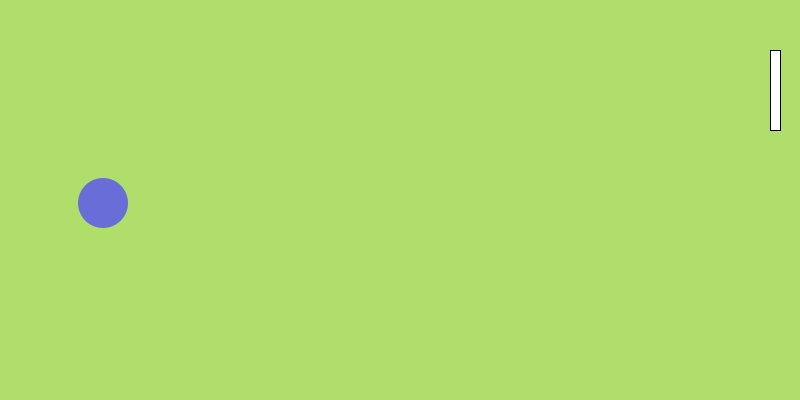
Frame 1 (no input)
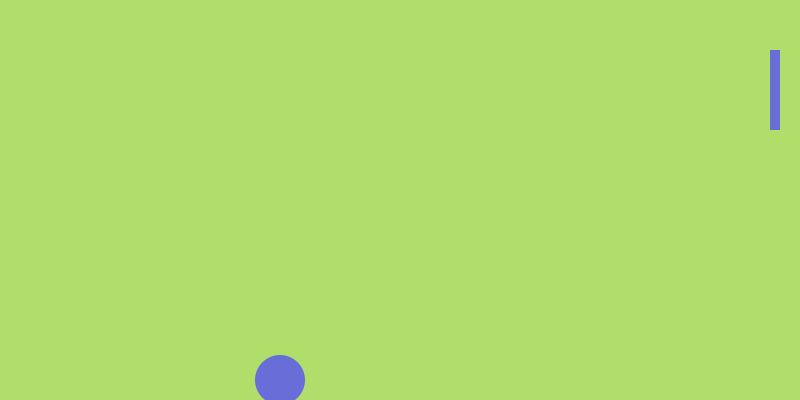
Frame 60 (the mouse pressed at the canvas centre just before this capture)
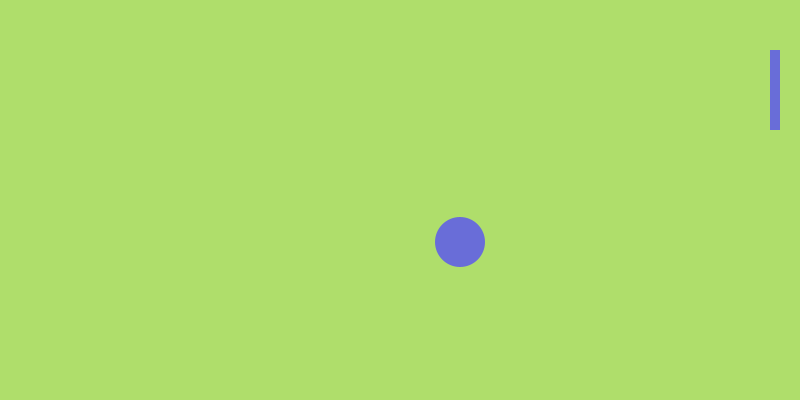
Frame 120 (the mouse held since frame 60 and released just before this capture)

The Processing sketch that drew these frames (run headless with seeded random() and noise(); from frame 60 on, the mouse is pressed at the canvas centre):

// Processing sketch: processing_91280
// ── processing_91280.pde

int xpos;
int xSpeed;
int ypos;
int ySpeed;
int xPaddle;
int yPaddle;


void setup() {


  size(800, 400);
  xpos = 100;
  xSpeed = 3;
  ypos = 200;
  ySpeed = 3;
  xPaddle = 770;
  yPaddle = 50;
}

void draw() { 
  background(175, 222, 107);

  //bounce against paddle
  if (xpos+25 >= xPaddle && (ypos >= yPaddle && ypos <= yPaddle+80)) {
    xSpeed=xSpeed *-1;
  }

  //ball movement
  if (ypos>=height||ypos<= 0) {
    ySpeed=ySpeed *-1;
  }
  if (xpos<=0) {
    xSpeed=xSpeed *-1;
  }

  //paddle movement
  if (keyPressed) {
    if (key == 'i') {
      yPaddle -= 2;
    }
    if (key == 'k') {
      yPaddle += 2;
    }
  }

  //paddle
  rect(xPaddle, yPaddle, 10, 80);

  //ball
  noStroke();
  fill(105, 109, 216);
  xpos += xSpeed;
  ypos += ySpeed;
  ellipse(xpos, ypos, 50, 50);
}
